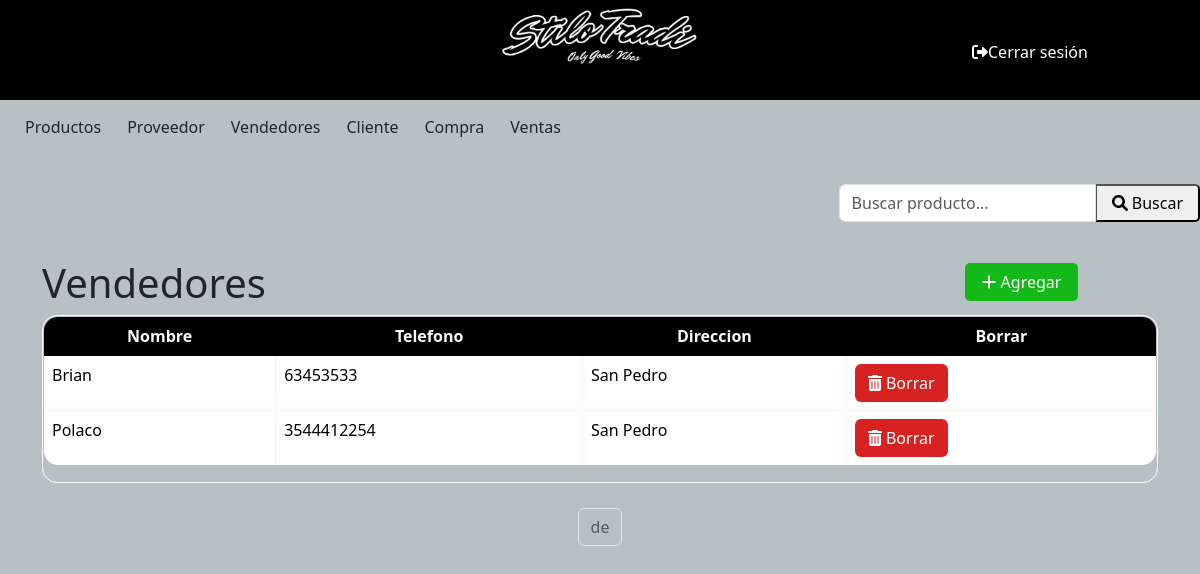
Page /vendedores/ on the committed database.
### miAplicacion/models.py (models this page shows, shortened)
class Vendedores(models.Model):
    Nombre = models.CharField (max_length=50)
    Telefono = models.IntegerField ()
    Direccion = models.CharField (max_length=50)

### miAplicacion/views.py (the view)
# urls.py: path('vendedores/', views.tabla_vendedores, name='vendedores'),
def tabla_vendedores(request):
    vendedores = Vendedores.objects.all()
    context = {'vendedores': vendedores}
    return render(request, 'vendedores.html', context)

### miProyecto/templates/vendedores.html (shortened to what this page needs)
{% include 'base.html' %}
{% block content %}
{% load bootstrap5 %}
{% load static %}
<!DOCTYPE html>
<div class="d-flex justify-content-end align-items-end mb-3">
    <form method="GET" action="{% url 'vendedoresLista' %}">
        <div class="input-group">
            <input type="text" class="form-control inputApagado" name="q" value="{{ query }}" placeholder="Buscar producto...">
            <button class="btn-buscar btn-primary  type="submit> <i class="fas fa-search"></i> Buscar</button>
        </div>
    </form>
</div>
<head>
    {% bootstrap_css %}
</head>
<body>
    <div class="container">
        <div class="d-flex" >
            <a class="btn-agregar"   href="/vendedores/NuevoVendedores/"> <i class="fas fa-plus"></i> Agregar</a></td>
        </div>
        <h1>Vendedores</h1>
        <div class=" table-responsive">
            <table class="table rounded-table table-bordered">
                <thead>
                    <tr>
                        <tr>
                            <th>Nombre</th>
                            <th>Telefono</th>
                            <th scope="col" class="d-none d-md-table-cell">Direccion</th>
                            <th>Borrar</th>
                        </tr>
                    </tr>
                </thead>
                <tbody>
                    {% for vendedor in vendedores %}
                    <tr style ="cursor: pointer;" onclick="window.location.href='/vendedores/VendedoresModif/{{vendedor.id}}'">
                        <td>{{ vendedor.Nombre}}</td>
                        <td>{{ vendedor.Telefono}}</td>
                        <td class="d-none d-md-table-cell">{{ vendedor.Direccion}}</td>
                        <td><a class="btn custom-btn2" href="/vendedores/VendedoresBorrar/{{vendedor.id}}"> <i class="fas fa-trash-alt"></i> Borrar</a></td> </td>
                    </tr>
                    {% endfor %}
                </tbody>
            </table>
        </div>
    </div>
    <div class="pagination justify-content-center mt-3">
        <span class="current-page btn btn-outline-light disabled text-dark mb-3">
            {{ page_obj.number }} de {{ page_obj.paginator.num_pages }}
        </span>
    </div>
</body>
</html>
{% endblock %}

### miProyecto/static/estilos.css (style rules this page uses)
.form-control { width: 100%; margin: 5px 0; padding: 10px; border: 1px solid #ccc; border-radius: 5px; }
input, select, textarea { width: 100%; margin: 5px 0; padding: 10px; border: 1px solid #ccc; border-radius: 5px; }
.btn.custom-btn2 { background-color: rgb(216, 33, 33); color:#ffffff; }
.btn-agregar { background-color: #13b819; border: none; color: white; padding: 7px 17px; text-align: center; text-decoration: none; display: inline-block; font-size: 16px; margin: 4px 80px; cursor: pointer; border-radius: 5px; margin-left: 81%; position: absolute; }
.btn-buscar { border-radius: 5px; padding: 5px 15px; height: 38px; margin-top: 5px; }
.table-responsive { overflow: hidden; border-collapse: separate; border: 1px solid #ffffff; border-radius: 15px; }
.rounded-table { border-radius: 15px; overflow: hidden; }
.table thead th { border: 1px solid #000000; padding: 8px; text-align: center; background-color: #000000; color: #fff9f9; vertical-align: bottom; }
.table tbody td { border: 1px solid #ffefef; padding: 8px; }
.table { width: 100%; border-collapse: collapse; border: 1px solid #dee2e6; border-radius: 15px; }
.container { position: relative; margin-bottom: 25px; }

### miProyecto/templates/base.html (style rules this page uses)
body { background-color: rgb(183, 193, 196); }

### miProyecto/templates/vendedores.html (style rules this page uses)
body { background-color: rgb(183, 193, 196); }

### rows in the picture
Vendedores: Nombre "Brian", Telefono "63453533", Direccion "San Pedro"
Vendedores: Nombre "Polaco", Telefono "3544412254", Direccion "San Pedro"
